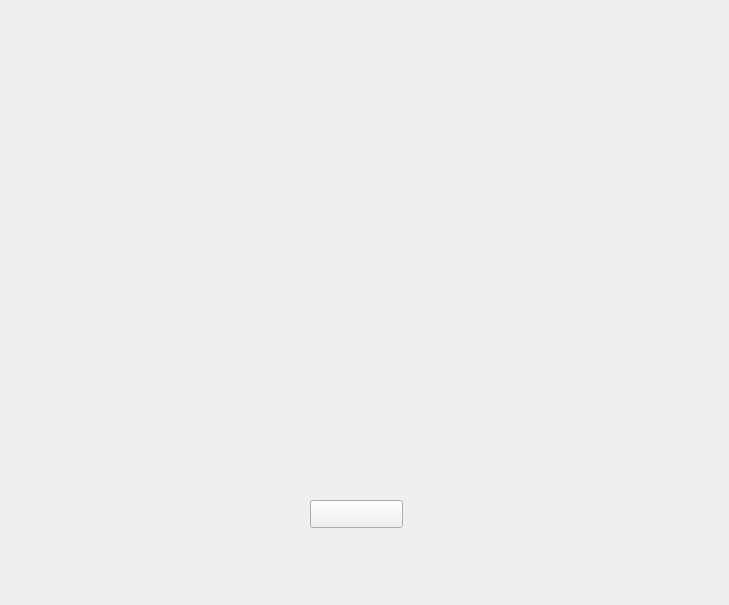
<?xml version="1.0" encoding="UTF-8"?>
<ui version="4.0">
 <class>Form</class>
 <widget class="QWidget" name="Form">
  <property name="geometry">
   <rect>
    <x>0</x>
    <y>0</y>
    <width>729</width>
    <height>605</height>
   </rect>
  </property>
  <property name="windowTitle">
   <string>Form</string>
  </property>
  <widget class="QPushButton" name="pushButton">
   <property name="geometry">
    <rect>
     <x>310</x>
     <y>500</y>
     <width>93</width>
     <height>28</height>
    </rect>
   </property>
   <property name="text">
    <string/>
   </property>
  </widget>
 </widget>
 <resources/>
 <connections/>
</ui>
